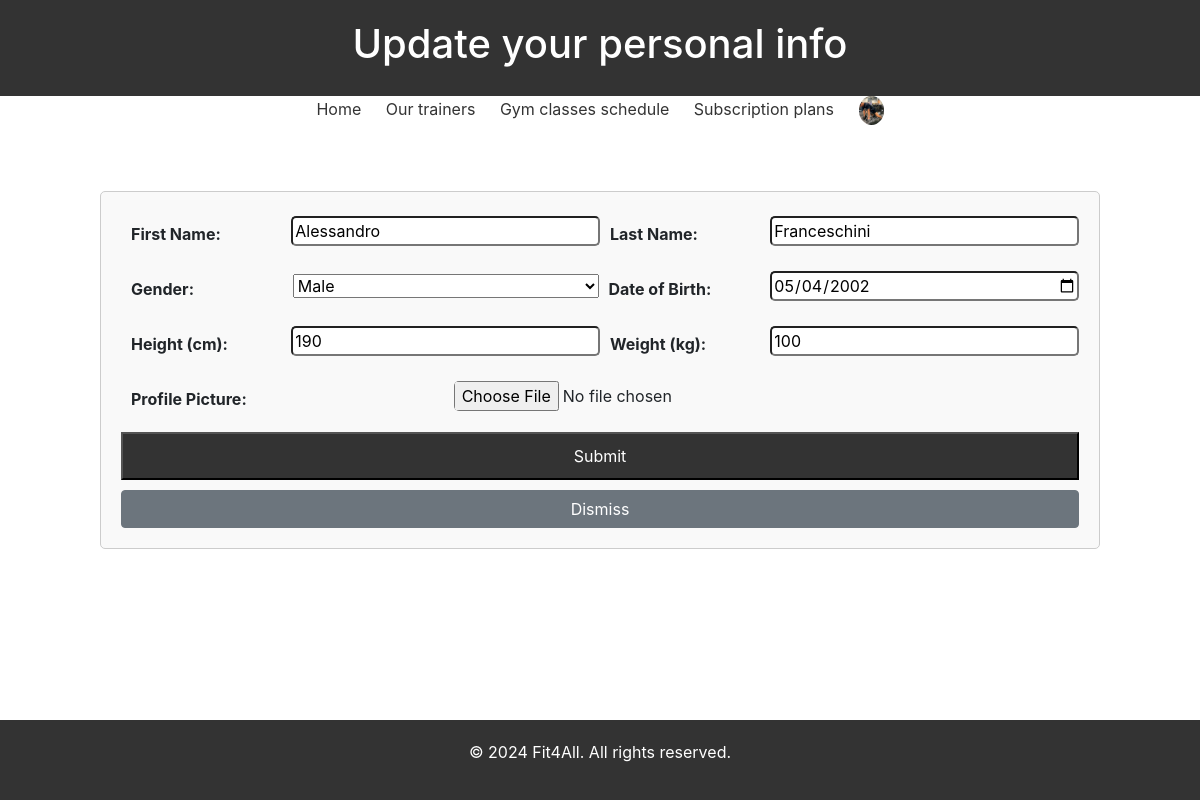
The page /palestra/update-profile/ (signed in) on the database as committed earlier.
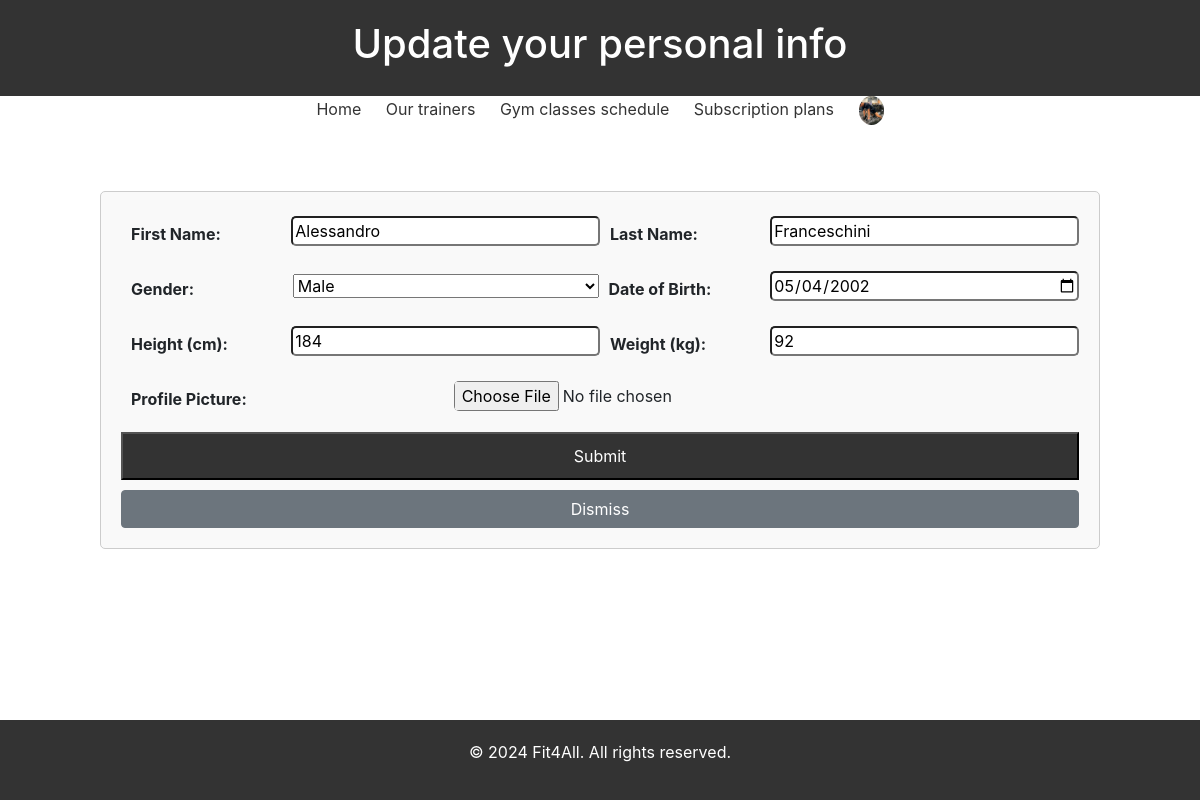
The same page on the database as committed later.
### palestra/models.py (models this page shows, shortened)
class UserProfile(models.Model):
    user = models.OneToOneField(User, on_delete=models.CASCADE)
    gender_choices = [
        ('M', 'Male'),
        ('F', 'Female'),
    ]
    gender = models.CharField(max_length=1, choices=gender_choices, null=False, blank=True)
    first_name = models.CharField(max_length=100, null=False,blank=True)
    last_name = models.CharField(max_length=100, null=False,blank=True)
    date_of_birth = models.DateField(null=True,blank=True)
    height = models.DecimalField(max_digits=5, decimal_places=0, null=True,blank=True)  # In centimetri
    weight = models.DecimalField(max_digits=5, decimal_places=0, null=True,blank=True)  # In chilogrammi
    profile_picture = models.ImageField(upload_to='profile_pictures/', null=True, blank=True)
    AGE_OF_RETIREMENT = 65  # Età di pensionamento
    LEGAL_ADULT_AGE = 18  # Età maggiore

### palestra/views.py (the view, shortened to what this page needs)
# urls.py: path('update-profile/', views.UpdateProfile.as_view(), name='update-profile'),
class UpdateProfile(View):
    def get(self, request):
        context = {}
        if not request.user.is_authenticated:
            messages.error(request, "You have to login first")
            return redirect(reverse('login'))
        if request.user.is_instructor:
            user_profile = models.TrainerProfile.objects.get(user=request.user)
            fitness_goals = functions.get_fitness_goals(user_profile)
            context = {'user_profile':user_profile, 'trainer_fitness_goals':fitness_goals}
        elif request.user.is_manager:
            messages.success(request, f"Welcome to Fit4All, {request.user}")
            return redirect(reverse('palestra:dashboard'))
        else:
            user_profile = models.UserProfile.objects.get(user=request.user)
            context = {'user_profile':user_profile}
        return render(request, 'update-profile.html', context)

### templates/palestra/update-profile.html (shortened to what this page needs)
{% extends "base.html" %}
{% block header %} Update your personal info {% endblock header %}
{% block content %}
<div style="display: flex; justify-content: center; margin-top:50px;">
    <form id="profile-form" action="{% url 'palestra:update-profile' %}" method="post" enctype="multipart/form-data">
        <div class="form-group">
            <label for="first_name">First Name:</label>
            <input type="text" id="first_name" name="first_name" value="{{ user_profile.first_name }}" required>
            <label for="last_name">Last Name:</label>
            <input type="text" id="last_name" name="last_name" value="{{ user_profile.last_name }}" required>
        </div>
        <div class="form-group">
            <label for="gender">Gender:</label>
            <select id="gender" name="gender" required>
                <option value="M" {% if user_profile.gender == 'M' %} selected {% endif %}>Male</option>
            </select>
            <label for="date_of_birth">Date of Birth:</label>
            <input type="date" id="date_of_birth" name="date_of_birth" value="{{ user_profile.date_of_birth|date:'Y-m-d' }}" required>
        </div>
        {% if not request.user.is_instructor %}
        <div class="form-group">
            <label for="height">Height (cm):</label>
            <input type="number" id="height" name="height" value="{{ user_profile.height }}">
            <label for="weight">Weight (kg):</label>
            <input type="number" id="weight" name="weight" value="{{ user_profile.weight }}">
        </div>
        {% endif %}
        <div class="form-group">
            <label for="profile_picture">Profile Picture:</label>
            <input type="file" id="profile_picture" name="profile_picture" accept="image/*">
        </div>
        <button type="submit">Submit</button>
        <button type="button" style="margin-top:10px;" class="btn btn-secondary" onclick="window.location.href='{% url 'palestra:profile' %}'">Dismiss</button>
    </form>
</div>
{% endblock %}

Rows that differ between the two databases and show on the page:
changed UserProfile "Alessandro": height "190" → "184"; weight "100" → "92"
